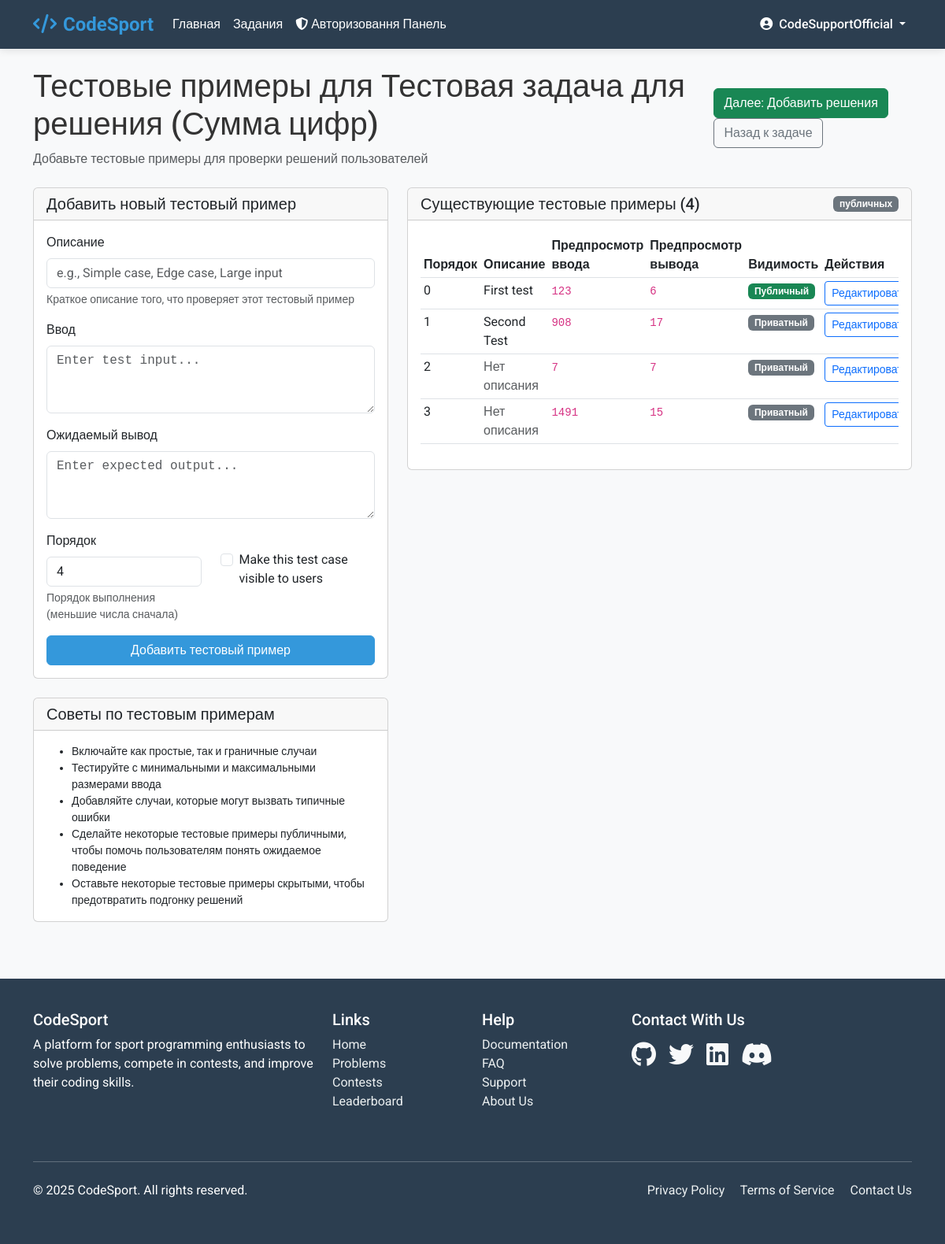
The app's page /problems/3/test-cases/ (signed in) with its own data.
### LearnApp/models.py (models this page shows, shortened)
class Problem(models.Model):
    DIFFICULTY_CHOICES = [
        ('easy', 'Easy'),
        ('medium', 'Medium'),
        ('hard', 'Hard'),
    ]
    title = models.CharField(max_length=200)
    description = models.TextField()
    author = models.ForeignKey(User, on_delete=models.CASCADE)
    created_at = models.DateTimeField(auto_now_add=True)
    difficulty = models.CharField(max_length=10, choices=DIFFICULTY_CHOICES)
    time_limit = models.IntegerField(default=1, help_text="Time limit in seconds")
    memory_limit = models.IntegerField(default=256, help_text="Memory limit in MB")
    template_code = models.TextField(blank=True, help_text="Initial code template for users")

class TestCase(models.Model):
    problem = models.ForeignKey(Problem, on_delete=models.CASCADE, related_name='test_cases')
    input = models.TextField(help_text="Input data for the test case")
    expected_output = models.TextField(help_text="Expected output for the test case")
    is_public = models.BooleanField(default=False, help_text="Whether the test case is shown to users")
    order = models.IntegerField(default=0, help_text="Order of test case execution")
    description = models.CharField(max_length=200, blank=True, help_text="Brief description of the test case")
    class Meta:
        ordering = ['order']

### LearnApp/views.py (the view)
# urls.py: path('problems/<int:problem_id>/test-cases/', views.add_test_cases, name='add_test_cases'),
@login_required
def add_test_cases(request, problem_id):
    problem = get_object_or_404(Problem, id=problem_id)
    if problem.author != request.user:
        return HttpResponseForbidden("You don't have permission to add test cases to this problem.")
    if request.method == 'POST':
        form = TestCaseForm(request.POST)
        if form.is_valid():
            test_case = form.save(commit=False)
            test_case.problem = problem
            test_case.save()
            messages.success(request, 'Test case added successfully!')
            return redirect('add_test_cases', problem_id=problem.id)
    else:
        next_order = problem.test_cases.count()
        form = TestCaseForm(initial={'order': next_order})
    test_cases = TestCase.objects.filter(problem=problem)
    return render(request, 'main/add_test_cases.html', {
        'problem': problem,
        'form': form,
        'test_cases': test_cases
    })

### LearnApp/forms.py
class TestCaseForm(forms.ModelForm):
    class Meta:
        model = TestCase
        fields = ['description', 'input', 'expected_output', 'is_public', 'order']
        widgets = {
            'description': forms.TextInput(attrs={'class': 'form-control', 'placeholder': 'e.g., Simple case, Edge case, Large input'}),
            'input': forms.Textarea(attrs={'rows': 3, 'class': 'form-control font-monospace', 'placeholder': 'Enter test input...'}),
            'expected_output': forms.Textarea(attrs={'rows': 3, 'class': 'form-control font-monospace', 'placeholder': 'Enter expected output...'}),
            'is_public': forms.CheckboxInput(attrs={'class': 'form-check-input'}),
            'order': forms.NumberInput(attrs={'class': 'form-control', 'min': 0}),
        }
        labels = {
            'is_public': 'Make this test case visible to users',
        }

### templates/main/add_test_cases.html (shortened to what this page needs)
{% extends 'base.html' %}
{% block content %}
<div class="container py-4">
    <div class="d-flex justify-content-between align-items-center mb-4">
        <div>
            <h1>Тестовые примеры для {{ problem.title }}</h1>
            <p class="text-muted mb-0">Добавьте тестовые примеры для проверки решений пользователей</p>
        </div>
        <div>
            <a href="{% url 'add_solutions' problem.id %}" class="btn btn-success me-2">Далее: Добавить решения</a>
            <a href="{% url 'problem_detail' problem.id %}" class="btn btn-outline-secondary">Назад к задаче</a>
        </div>
    </div>
    <div class="row">
        <div class="col-lg-5">
            <div class="card">
                <div class="card-header">
                    <h5 class="mb-0">Добавить новый тестовый пример</h5>
                </div>
                <div class="card-body">
                    <form method="post">
                        <div class="mb-3">
                            <label for="{{ form.description.id_for_label }}" class="form-label">Описание</label>
                            {{ form.description }}
                            <div class="form-text">Краткое описание того, что проверяет этот тестовый пример</div>
                        </div>
                        <div class="mb-3">
                            <label for="{{ form.input.id_for_label }}" class="form-label">Ввод</label>
                            {{ form.input }}
                        </div>
                        <div class="mb-3">
                            <label for="{{ form.expected_output.id_for_label }}" class="form-label">Ожидаемый вывод</label>
                            {{ form.expected_output }}
                        </div>
                        <div class="row">
                            <div class="col-md-6 mb-3">
                                <label for="{{ form.order.id_for_label }}" class="form-label">Порядок</label>
                                {{ form.order }}
                                <div class="form-text">Порядок выполнения (меньшие числа сначала)</div>
                            </div>
                            <div class="col-md-6 mb-3">
                                <div class="form-check pt-4">
                                    {{ form.is_public }}
                                    <label class="form-check-label" for="{{ form.is_public.id_for_label }}">
                                        {{ form.is_public.label }}
                                    </label>
                                </div>
                            </div>
                        </div>
                        <div class="d-grid">
                            <button type="submit" class="btn btn-primary">Добавить тестовый пример</button>
                        </div>
                    </form>
                </div>
            </div>
            <div class="card mt-4">
                <div class="card-header">
                    <h5 class="mb-0">Советы по тестовым примерам</h5>
                </div>
                <div class="card-body">
                    <ul class="mb-0 small">
                        <li>Включайте как простые, так и граничные случаи</li>
                        <li>Тестируйте с минимальными и максимальными размерами ввода</li>
                        <li>Добавляйте случаи, которые могут вызвать типичные ошибки</li>
                        <li>Сделайте некоторые тестовые примеры публичными, чтобы помочь пользователям понять ожидаемое поведение</li>
                        <li>Оставьте некоторые тестовые примеры скрытыми, чтобы предотвратить подгонку решений</li>
                    </ul>
                </div>
            </div>
        </div>
        <div class="col-lg-7">
            <div class="card">
                <div class="card-header d-flex justify-content-between align-items-center">
                    <h5 class="mb-0">Существующие тестовые примеры ({{ test_cases.count }})</h5>
                    <span class="badge bg-secondary">{{ public_test_cases_count }} публичных</span>
                </div>
                <div class="card-body">
                    {% if test_cases %}
                    <div class="table-responsive">
                        <table class="table table-sm">
                            <thead>
                                <tr>
                                    <th>Порядок</th>
                                    <th>Описание</th>
                                    <th>Предпросмотр ввода</th>
                                    <th>Предпросмотр вывода</th>
                                    <th>Видимость</th>
                                    <th>Действия</th>
                                </tr>
                            </thead>
                            <tbody>
                                {% for test_case in test_cases %}
                                <tr>
                                    <td>{{ test_case.order }}</td>
                                    <td>
                                        {% if test_case.description %}
                                            {{ test_case.description }}
                                        {% else %}
                                            <span class="text-muted">Нет описания</span>
                                        {% endif %}
                                    </td>
                                    <td class="text-truncate" style="max-width: 120px;">
                                        <code>{{ test_case.input|truncatewords:3 }}</code>
                                    </td>
                                    <td class="text-truncate" style="max-width: 120px;">
                                        <code>{{ test_case.expected_output|truncatewords:3 }}</code>
                                    </td>
                                    <td>
                                        {% if test_case.is_public %}
                                        <span class="badge bg-success">Публичный</span>
                                        {% else %}
                                        <span class="badge bg-secondary">Приватный</span>
                                        {% endif %}
                                    </td>
                                    <td>
                                        <div class="btn-group btn-group-sm">
                                            <a href="{% url 'edit_test_case' test_case.id %}" class="btn btn-outline-primary">Редактировать</a>
                                        </div>
                                    </td>
                                </tr>
                                {% endfor %}
                            </tbody>
                        </table>
                    </div>
                    {% else %}
                    <div class="text-center py-4">
                        <i class="fas fa-vial fa-3x text-muted mb-3"></i>
                        <p class="text-muted">Тестовые примеры ещё не добавлены. Добавьте первый тестовый пример для проверки решений.</p>
                    </div>
                    {% endif %}
                </div>
            </div>
        </div>
    </div>
</div>
{% endblock %}

### templates/base.html (shortened to what this page needs)
<!DOCTYPE html>
<html lang="en">
<head>
    <link href="https://cdn.jsdelivr.net/npm/bootstrap@5.3.0/dist/css/bootstrap.min.css" rel="stylesheet">
    <link rel="stylesheet" href="https://cdnjs.cloudflare.com/ajax/libs/font-awesome/6.4.0/css/all.min.css">
</head>
<body>
    <nav class="navbar navbar-expand-lg navbar-dark sticky-top">
        <div class="container">
            <a class="navbar-brand" href="{% url 'home' %}">
                <i class="fas fa-code me-2"></i>CodeSport
            </a>
            <div class="collapse navbar-collapse" id="navbarNav">
                <ul class="navbar-nav me-auto">
                    <li class="nav-item">
                        <a class="nav-link" href="{% url 'home' %}">Главная</a>
                    </li>
                    <li class="nav-item">
                        <a class="nav-link" href="{% url 'problems' %}">Задания</a>
                    </li>
                    {% if user.username == 'CodeSupportOfficial' %}
                        <li class="nav-item">
                            <a class="nav-link" href="{% url 'admin_panel' %}">
                                <i class="fas fa-shield-alt me-1"></i>Авторизовання Панель
                            </a>
                        </li>
                    {% endif %}
                </ul>
                <ul class="navbar-nav">
                    {% if user.is_authenticated %}
                    <li class="nav-item dropdown">
                        <a class="nav-link dropdown-toggle" href="#" id="navbarDropdown" role="button" data-bs-toggle="dropdown">
                            <i class="fas fa-user-circle me-1"></i> {{ user.username }}
                        </a>
                    </li>
                    {% endif %}
                </ul>
            </div>
        </div>
    </nav>
    <main class="content-wrapper">
    {% block content %}
    {% endblock %}
    </main>
    <footer class="footer mt-5">
        <div class="container">
            <div class="row">
                <div class="col-md-4 mb-4">
                    <h5>CodeSport</h5>
                    <p>A platform for sport programming enthusiasts to solve problems, compete in contests, and improve their coding skills.</p>
                </div>
                <div class="col-md-2 mb-4">
                    <h5>Links</h5>
                    <ul class="list-unstyled">
                        <li><a href="{% url 'home' %}">Home</a></li>
                        <li><a href="{% url 'problems' %}">Problems</a></li>
                        <li><a href="{% url 'contests' %}">Contests</a></li>
                        <li><a href="{% url 'leaderboard' %}">Leaderboard</a></li>
                    </ul>
                </div>
                <div class="col-md-2 mb-4">
                    <h5>Help</h5>
                    <ul class="list-unstyled">
                        <li><a href="#">Documentation</a></li>
                        <li><a href="#">FAQ</a></li>
                        <li><a href="#">Support</a></li>
                        <li><a href="{% url 'about' %}">About Us</a></li>
                    </ul>
                </div>
                <div class="col-md-4 mb-4">
                    <h5>Contact With Us</h5>
                    <div class="d-flex mt-3">
                        <a href="https://github.com/artemlolnnn" class="me-3 text-light"><i class="fab fa-github fa-2x"></i></a>
                        <a href="#" class="me-3 text-light"><i class="fab fa-twitter fa-2x"></i></a>
                        <a href="#" class="me-3 text-light"><i class="fab fa-linkedin fa-2x"></i></a>
                        <a href="https://discord.com/channels/@me/1177245625406992415" class="me-3 text-light"><i class="fab fa-discord fa-2x"></i></a>
                    </div>
                </div>
            </div>
            <hr class="my-4 bg-light">
            <div class="row">
                <div class="col-md-6">
                    <p>&copy; 2025 CodeSport. All rights reserved.</p>
                </div>
                <div class="col-md-6 text-md-end">
                    <a href="#" class="me-3">Privacy Policy</a>
                    <a href="#" class="me-3">Terms of Service</a>
                    <a href="#">Contact Us</a>
                </div>
            </div>
        </div>
    </footer>
</body>
</html>

### templates/base.html (style rules this page uses)
:root { --primary: #3498db; --secondary: #2c3e50; --accent: #e74c3c; --light: #ecf0f1; --dark: #2c3e50; --success: #2ecc71; --warning: #f39c12; }
body { font-family: 'Roboto', sans-serif; background-color: #f8f9fa; color: #333; }
.navbar { background-color: var(--secondary); box-shadow: 0 2px 10px rgba(0, 0, 0, 0.1); }
.navbar-brand { font-weight: 700; color: var(--primary) !important; font-size: 1.5rem; }
.nav-link { color: white !important; font-weight: 500; transition: color 0.3s; }
.btn-primary { background-color: var(--primary); border-color: var(--primary); }
.footer { background-color: var(--secondary); color: white; padding: 40px 0; }
.footer a { color: var(--light); text-decoration: none; transition: color 0.3s; }
.content-wrapper { min-height: calc(100vh - 160px); }

### records on screen
Problem: title "Тестовая задача для решения (Сумма цифр)"
TestCase: order "0", description "First test", input "123", expected_output "6", is_public "Публичный"
TestCase: order "1", description "Second Test", input "908", expected_output "17", is_public "Приватный"
TestCase: order "2", description "Нет описания", input "7", expected_output "7", is_public "Приватный"
TestCase: order "3", description "Нет описания", input "1491", expected_output "15", is_public "Приватный"

### other values on screen
{{ user.username }} "CodeSupportOfficial"
{{ test_cases.count }} "4"
